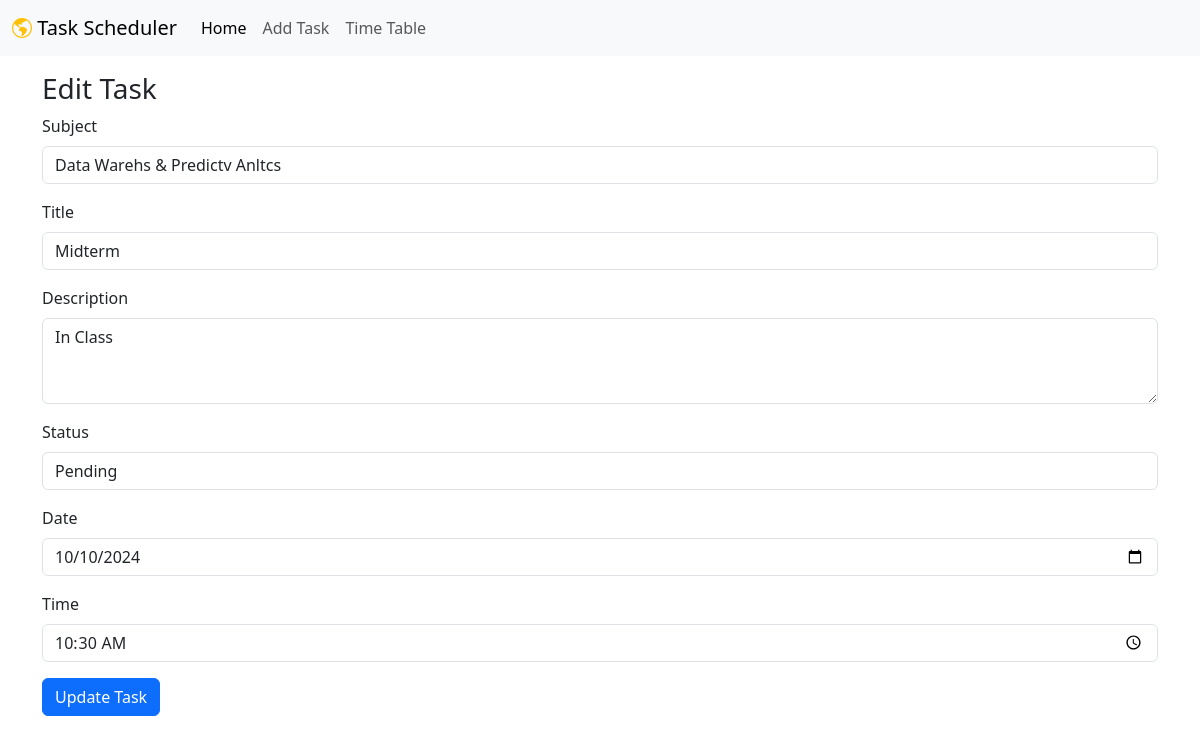
Before: /edit/2 with the older database file.
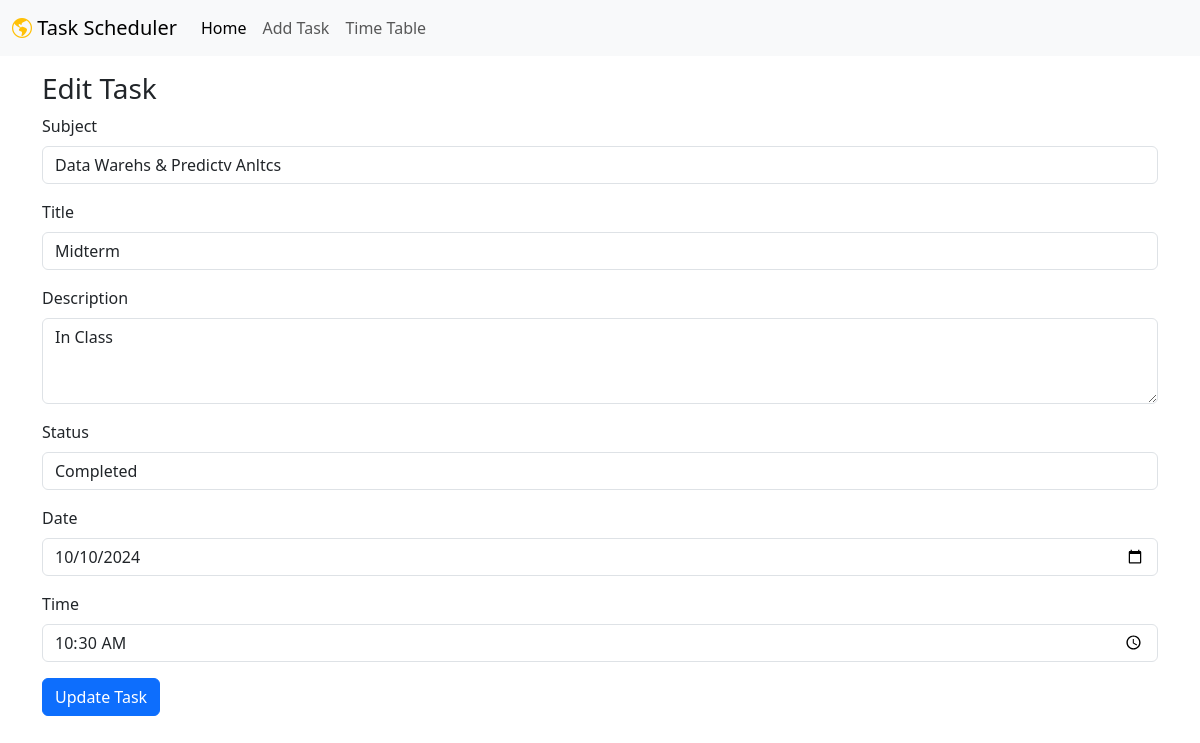
After: the same page with the newer database file.
### models.py (models this page shows)
class Task(Base):
    __tablename__ = "tasks"
    id = Column(Integer, primary_key=True)
    title = Column(String, index=True)
    description = Column(String, index=True)
    subject = Column(String, index=True)
    status = Column(String, index=True, default="pending")
    date = Column(Date, index=True, default=date.today)
    time = Column(Time, index=True, default=time(
        11, 59))  # Default to 00:00:00
    owner_id = Column(Integer, ForeignKey("users.id"))
    owner = relationship("User", back_populates="items")

### main.py (the view)
@app.get("/edit/{task_id}")
def edit_task_form(request: Request, task_id: int, db: Session = Depends(get_db)):
    task = db.query(models.Task).filter(models.Task.id == task_id).first()
    if not task:
        raise HTTPException(status_code=404, detail="Task not found")
    return templates.TemplateResponse("edit-task.html", {"request": request, "task": task})

### templates/edit-task.html
{% include './shared/header.html' without context %}
<body>
  {% include './shared/navbar.html' without context %}
  <div class="container mt-3">
    <h3>Edit Task</h3>
    <form method="post" action="/edit/{{ task.id }}">
      <div class="mb-3">
        <label for="subject" class="form-label">Subject</label>
        <input type="text" class="form-control" id="subject" name="subject" value="{{ task.subject }}" required>
      </div>
      <div class="mb-3">
        <label for="title" class="form-label">Title</label>
        <input type="text" class="form-control" id="title" name="title" value="{{ task.title }}" required>
      </div>
      <div class="mb-3">
        <label for="description" class="form-label">Description</label>
        <textarea class="form-control" id="description" name="description" rows="3" required>{{ task.description }}</textarea>
      </div>
      <div class="mb-3">
        <label for="status" class="form-label">Status</label>
        <select class="form-control" id="status" name="status">
          <option value="pending" {% if task.status == "pending" %}selected{% endif %}>Pending</option>
          <option value="completed" {% if task.status == "completed" %}selected{% endif %}>Completed</option>
        </select>
      </div>
      <div class="mb-3">
        <label for="date" class="form-label">Date</label>
        <input type="date" class="form-control" id="date" name="date" value="{{ task.date }}">
      </div>
      <div class="mb-3">
        <label for="time" class="form-label">Time</label>
        <input type="time" class="form-control" id="time" name="time" value="{{ task.time }}">
      </div>
      <button type="submit" class="btn btn-primary">Update Task</button>
    </form>
  </div>
  {% include './shared/footer.html' without context %}
</body>

Changed rows visible on the page:
changed Task "Data Warehs & Predictv Anltcs": status "Pending" → "Completed"
